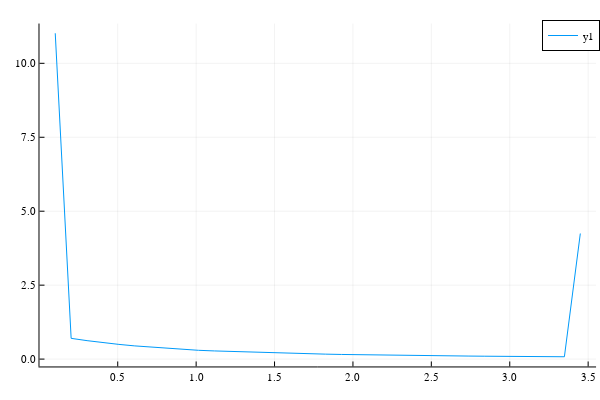

The cell this chart's notebook holds for it:
### Code cell
for k = 1:N-1
    ω_max[k] = acosd(u_normalised[:, k]' * u_normalised[:, k + 1])
end
plot(t[2:N], ω_max)

### Figure 1 — Plotly figure (JSON) as saved in the notebook; plotly's stock layout.template omitted (floating-point values rounded to 4 significant figures)
{"data": [{"colorbar": {"title": ""}, "legendgroup": "y1", "line": {"color": "rgba(0, 154, 250, 1.000)", "dash": "solid", "shape": "linear", "width": 1}, "mode": "lines", "name": "y1", "showlegend": true, "type": "scatter", "x": [0.1015, 0.2029, 0.3044, 0.4059, 0.5074, 0.6088, 0.7103, 0.8118, 0.9132, 1.015, 1.116, 1.218, 1.319, 1.421, 1.522, 1.624, 1.725, 1.826, 1.928, 2.029, 2.131, 2.232, 2.334, 2.435, 2.537, 2.638, 2.74, 2.841, 2.943, 3.044, 3.146, 3.247, 3.349, 3.45], "xaxis": "x", "y": [11.02, 0.7016, 0.6241, 0.5548, 0.4973, 0.4466, 0.403, 0.3654, 0.333, 0.2975, 0.2766, 0.2579, 0.2385, 0.2213, 0.2058, 0.1918, 0.1792, 0.1678, 0.1573, 0.1479, 0.1393, 0.1314, 0.1243, 0.1181, 0.1125, 0.1073, 0.1024, 0.09803, 0.09388, 0.08993, 0.08621, 0.08275, 0.07959, 4.246], "yaxis": "y", "zmax": null, "zmin": null}], "layout": {"annotations": [], "height": 400, "legend": {"bgcolor": "rgba(255, 255, 255, 1.000)", "bordercolor": "rgba(0, 0, 0, 1.000)", "borderwidth": 1, "font": {"color": "rgba(0, 0, 0, 1.000)", "family": "sans-serif", "size": 11}, "title": {"font": {"color": "rgba(0, 0, 0, 1.000)", "family": "sans-serif", "size": 15}, "text": ""}, "tracegroupgap": 0, "traceorder": "normal", "x": 1, "xanchor": "auto", "y": 1, "yanchor": "auto"}, "margin": {"b": 20, "l": 0, "r": 0, "t": 20}, "paper_bgcolor": "rgba(255, 255, 255, 1.000)", "plot_bgcolor": "rgba(255, 255, 255, 1.000)", "showlegend": true, "width": 600, "xaxis": {"anchor": "y", "domain": [0.06582, 0.9934], "gridcolor": "rgba(0, 0, 0, 0.100)", "gridwidth": 0.5, "linecolor": "rgba(0, 0, 0, 1.000)", "mirror": false, "range": [0.001015, 3.55], "showgrid": true, "showline": true, "showticklabels": true, "tickangle": 0, "tickcolor": "rgb(0, 0, 0)", "tickfont": {"color": "rgba(0, 0, 0, 1.000)", "family": "sans-serif", "size": 11}, "tickmode": "array", "ticks": "inside", "ticktext": ["0.5", "1.0", "1.5", "2.0", "2.5", "3.0", "3.5"], "tickvals": [0.5, 1, 1.5, 2, 2.5, 3, 3.5], "title": "", "titlefont": {"color": "rgba(0, 0, 0, 1.000)", "family": "sans-serif", "size": 15}, "type": "-", "visible": true, "zeroline": false, "zerolinecolor": "rgba(0, 0, 0, 1.000)"}, "yaxis": {"anchor": "x", "domain": [0.03762, 0.9902], "gridcolor": "rgba(0, 0, 0, 0.100)", "gridwidth": 0.5, "linecolor": "rgba(0, 0, 0, 1.000)", "mirror": false, "range": [-0.2485, 11.34], "showgrid": true, "showline": true, "showticklabels": true, "tickangle": 0, "tickcolor": "rgb(0, 0, 0)", "tickfont": {"color": "rgba(0, 0, 0, 1.000)", "family": "sans-serif", "size": 11}, "tickmode": "array", "ticks": "inside", "ticktext": ["0.0", "2.5", "5.0", "7.5", "10.0"], "tickvals": [0, 2.5, 5, 7.5, 10], "title": "", "titlefont": {"color": "rgba(0, 0, 0, 1.000)", "family": "sans-serif", "size": 15}, "type": "-", "visible": true, "zeroline": false, "zerolinecolor": "rgba(0, 0, 0, 1.000)"}}}
